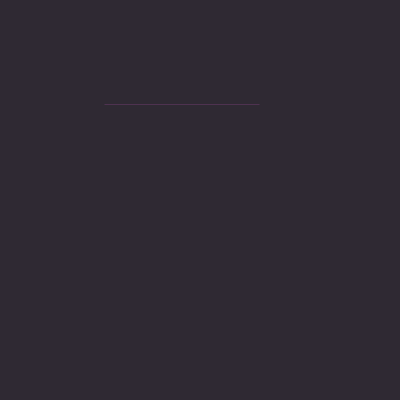
Frame 1 (no input)
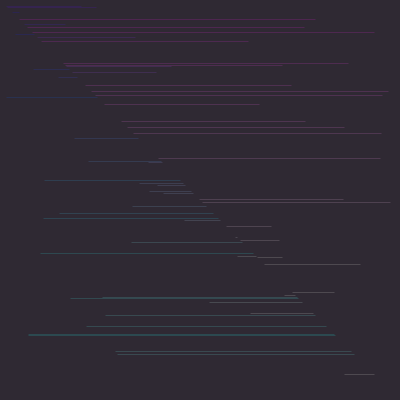
Frame 60 (the mouse pressed at the canvas centre just before this capture)
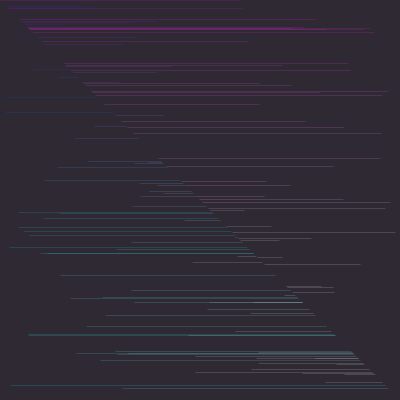
Frame 120 (the mouse held since frame 60 and released just before this capture)

The Processing sketch that drew these frames (run headless with seeded random() and noise(); from frame 60 on, the mouse is pressed at the canvas centre):

// Processing sketch: processing_55339
// ── processing_55339.pde

//Code by Karen Vertierra//

//set up background
void setup() {
  size (400, 400);
  background (47, 41, 51);
  smooth();
}

//establish variables that dictate size, shape, and color of arcs
float count = 50;
float arcSize;
float start;
float stop;

//coloured lines alternating in background
void draw() {
  int m= millis()/5; 
  noFill();
  float x= random (height^2);
  float y= random(width^2);
  strokeWeight(0.2);
  stroke(x, y, 250, 150);
  triangle(y, y, x, y, x, y);
}

// when mouse is moved, circles of random colours are created
void mouseMoved() { 
  arcSize = random (50, 150); //random size selection
  start = random (0, TWO_PI);
  stop = random (0, TWO_PI);
  randomColor();
  strokeWeight (2);
  stroke(76, 230, 235, 30);
  arc(mouseX, mouseY, arcSize, arcSize, stop, start);
}

//makes fill a random color from a choice of three options
void randomColor() {
  int randomNum = floor(random(1, 4));
  if (randomNum == 1) {
    fill(224, 167, 207, 30);
    }
  if (randomNum == 2) {
    fill(100, 73, 115, 30);
    }
  if (randomNum == 3) {
    fill(76, 230, 235, 30);
    }
  }

//reset composition when clicked
void mouseClicked() {
setup();
}
